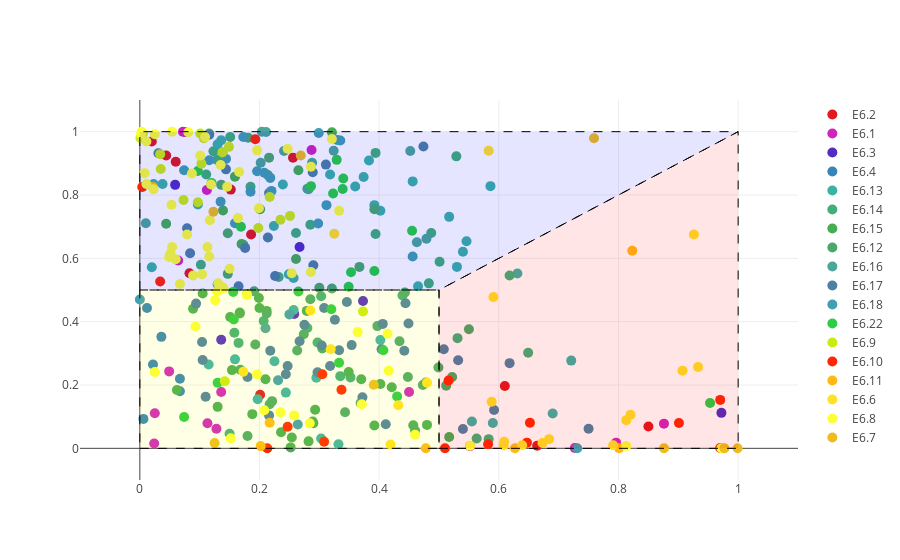

Source (notebook cell):
### Code cell
import colorlover as cl


bupu = cl.scales['7']['qual']['Set1']
bupu500 = cl.interp( bupu, 20 )

traces = []
i = 0
for key, val in sub.items():
    trace = go.Scatter(
        x = [i[0] for i in val],
        y = [i[1] for i in val],
        mode='markers+text',
        marker=dict(
            symbol='circle',
            size=10,
            color=bupu500[i],
        ),
        name=key
    )
    i+=1
    traces.append(trace)

layout = {
    'xaxis': {
        'range': [-0.1, 1.1],
    },
    'yaxis': {
        'range': [-0.1, 1.1]
    },
    'shapes': [
        # G1
        {
            'type': 'path',
            'path': ' M 0.5,0 L1,0 L1,1 L0.5,0.5 Z',
            'fillcolor': 'rgba(255,0,0,0.1)',
            'line': {
                'width': 1,
                'dash': 'dash'
            }
        },
        # S
        {
            'type': 'path',
            'path': ' M 0,0 L0.5,0 L0.5,0.5 L0,0.5 Z',
            'fillcolor': 'rgba(255,255,0,0.1)',
            'line': {
                'width': 1,
                'dash': 'dash'
            }
        },
        # G2M
        {
            'type': 'path',
            'path': ' M 0,0.5 L0,1 L1,1 L0.5,0.5 Z',
            'fillcolor': 'rgba(0,0,255,0.1)',
            'line': {
                'width': 1,
                'dash': 'dash'
            }
        }
    ]
}
fig = {
    'data': traces,
    'layout': layout,
}

iplot(fig)
